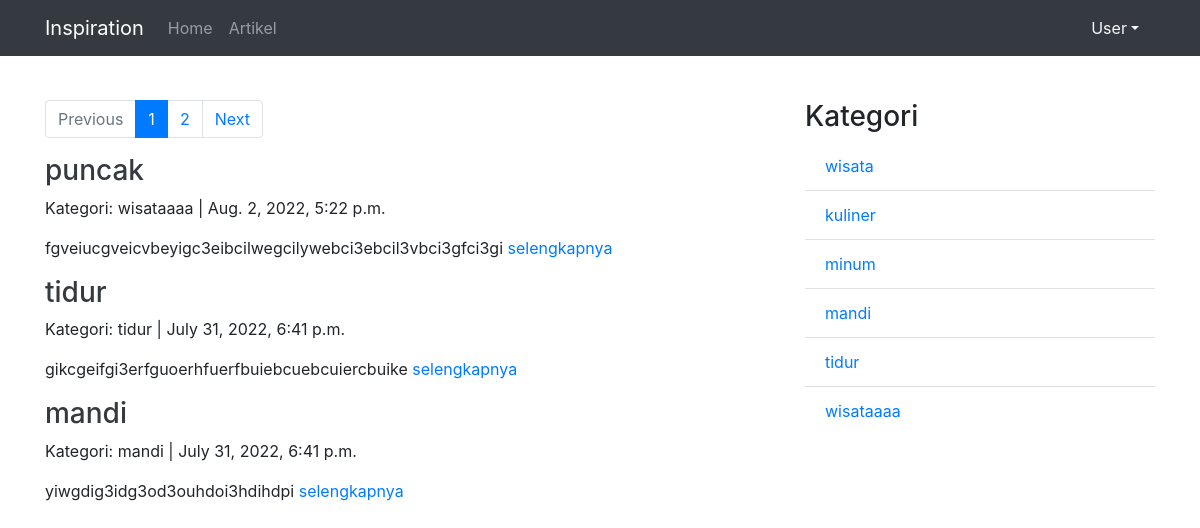
/artikel1, run on the app's committed database.
### artikel/models.py (models this page shows, shortened)
class Artikel(models.Model):
  judul = models.CharField(max_length=255)
  isi = models.TextField()
  kategori = models.CharField(max_length=255)
  published = models.DateTimeField(auto_now_add=True)
  update = models.DateTimeField(auto_now=True)
  slug = models.SlugField(blank=True, editable=False)

### artikel/views.py (the view)
# urls.py: url(r'^kategori/(?P<kategori>[\w]+)$', ArtikelListView.as_view(),name='category' ),
class ArtikelListView(ListView):
  model = Artikel
  template_name= "artikel/artikel_list.html"
  context_object_name = 'artikel_list'
  ordering = ['-published']
  paginate_by = 3
  def get_context_data(self,*args,**kwargs):
      kategori_list = self.model.objects.values_list('kategori', flat=True).distinct()
      self.kwargs.update({'kategori_list' :kategori_list})
      kwargs = self.kwargs
      return super().get_context_data(*args,**kwargs)

### artikel/templates/artikel/artikel_list.html (shortened to what this page needs)
{% extends 'base.html' %}
 {% block contents %}
<div class="row">
  <div class="col-md-8">
          {% if is_paginated %}
      <nav aria-label="artikelpage">
        <ul class="pagination">
          {% if page_obj.has_previous %}
          <li class="page-item">
            <a class="page-link" href="{% url 'artikel:list'  page_obj.previous_page_number %}">Previous</a>
          </li>
          {% else %}
          <li class="page-item disabled">
            <a class="page-link" href="#" tabindex="-1" aria-disabled="true">Previous</a>
          </li>
          {% endif %} {% for page in paginator.page_range %} {% if page is page_obj.number %}
          <li class="page-item active" aria-current="page">
            <span class="page-link" href="#">{{page}}<span class="sr-only">(current)</span></span>
          </li>
          {% else %}
          <li class="page-item"><a class="page-link" href="{% url 'artikel:list' page %}">{{page}}</a></li>
          {% endif %} {% endfor %} {% if page_obj.has_next %}
          <li class="page-item">
            <a class="page-link" href="{% url 'artikel:list'  page_obj.next_page_number %}">Next</a>
          </li>
          {% endif %}
        </ul>
      </nav>
      {% else %}
      <li class="page-item disabled">
        <a class="page-link" href="#" tabindex="-1" aria-disabled="true">Next</a>
        {% endif %} {% for artikel in artikel_list %}
        <h3><a class="text-dark" href="{% url 'artikel:detail' artikel.slug %}">{{artikel.judul}}</a></h3>
        <p>Kategori: {{artikel.kategori}} | {{artikel.published}}</p>
        <p>{{artikel.isi|truncatewords:10}} <a href="{% url 'artikel:detail' artikel.slug %}"> selengkapnya</a></p>
        {% endfor %}
  </div>
  <div class="col-sm">
    <h3>Kategori</h3>
    <ul class="list-group list-group-flush">
      {% for kategori in kategori_list  %}
         <li class="list-group-item"><a href="{% url 'artikel:category' kategori %}">{{kategori}}</a></li>
      {% endfor %}
    </ul>
  </div>
</div>
{% endblock contents %}

### data on the page
Artikel: judul "puncak", kategori "wisataaaa", published "Aug. 2, 2022, 5:22 p.m.", isi "fgveiucgveicvbeyigc3eibcilwegcilywebci3ebcil3vbci3gfci3gi"
Artikel: judul "tidur", kategori "tidur", published "July 31, 2022, 6:41 p.m.", isi "gikcgeifgi3erfguoerhfuerfbuiebcuebcuiercbuike"
Artikel: judul "mandi", kategori "mandi", published "July 31, 2022, 6:41 p.m.", isi "yiwgdig3idg3od3ouhdoi3hdihdpi"

### other printed values
{{ page }} "1"
{{ page }} "2"
{{ kategori }} "wisata" "kuliner" "minum" "mandi" "tidur" "wisataaaa"
